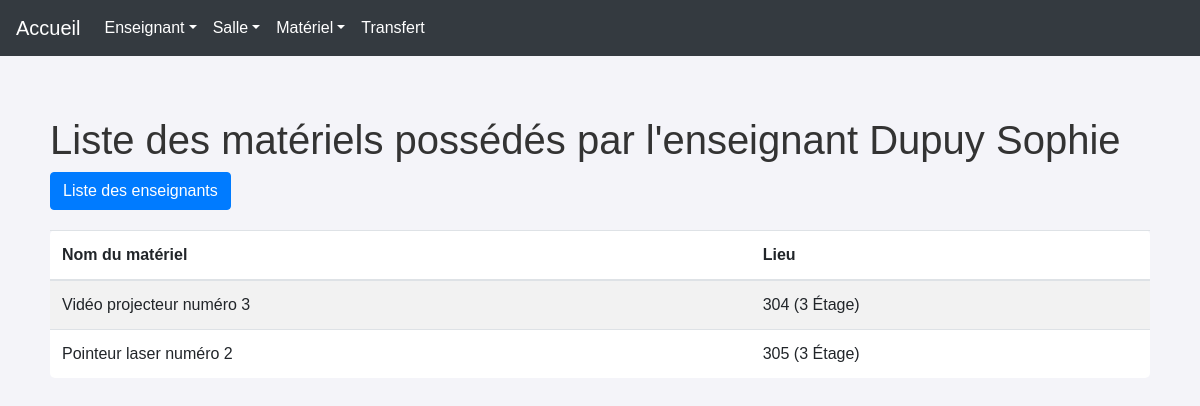
The app's page /gestion_de_materiel/enseignant/4/liste_materiels_possedes/ with its own data.
### gestion_de_materiel/models.py (models this page shows, shortened)
class Enseignant(models.Model):
    nom = models.CharField(
        max_length=50,
        blank=False,
        null=True,
        default='aucun'
    )
    prenom = models.CharField(
        max_length=50,
        blank=False,
        null=True,
        default='aucun'
    )

class Materiel(models.Model):
    nom = models.CharField(
        max_length=100,
        blank=False,
        null=True,
        default=''
    )
    budget = models.CharField(
        max_length=100,
        blank=False,
        null=True,
        default=''
    )
    proprietaire = models.ForeignKey(
        Enseignant,
        on_delete=models.CASCADE,
        null=True,
        related_name='materiels_possedes'
    )
    lieu = models.ForeignKey(
        Salle,
        on_delete=models.CASCADE,
        null=True
    )
    possesseur = models.ForeignKey(
        Enseignant,
        on_delete=models.CASCADE,
        null=True,
        blank=True,
        related_name='materiels_en_possession'
    )

class Salle(models.Model):
    nom = models.CharField(
        max_length=50,
        blank=False,
        null=True,
        default='aucun'
    )
    etage = models.CharField(
        max_length=50,
        blank=False,
        null=True,
        default='aucun'
    )
    def __str__(self):
        if self.etage.lower() == "rez-de-chaussée":
            return f"{self.nom} ({self.etage})"
        else:
            return f"{self.nom} ({self.etage} Étage)"

### gestion_de_materiel/views.py (the view)
# urls.py: path('gestion_de_materiel/enseignant/<int:enseignant_id>/liste_materiels_possedes/', views.liste_materiels_possedes, name='liste_materiels_possedes'),
def liste_materiels_possedes(request, enseignant_id):
    enseignant = Enseignant.objects.get(id=enseignant_id)
    materiels = Materiel.objects.filter(Q(possesseur__nom__icontains=enseignant.nom) & Q(possesseur__prenom__icontains=enseignant.prenom))
    context = {
        'enseignant': enseignant,
        'materiels': materiels,
    }
    return render(request, 'gestion_de_materiel/enseignant/liste_materiels_possedes.html', context)

### templates/gestion_de_materiel/enseignant/liste_materiels_possedes.html (shortened to what this page needs)
<!DOCTYPE html>
<html>
<head>
    <link rel="stylesheet" href="https://stackpath.bootstrapcdn.com/bootstrap/4.5.0/css/bootstrap.min.css">
</head>
<body>
    {% include 'gestion_de_materiel/includes/entete.html' %}
    <div class="container content">
        <h1>Liste des matériels possédés par l'enseignant {{ enseignant.nom }} {{ enseignant.prenom }}</h1>
        <a href="{% url 'liste_enseignants' %}" class="btn btn-primary">Liste des enseignants</a>
        <table class="table table-striped">
            <thead>
                <tr>
                    <th>Nom du matériel</th>
                    <th>Lieu</th>
                </tr>
            </thead>
            <tbody>
                {% for materiel in materiels %}
                    <tr>
                        <td>{{ materiel.nom }}</td>
                        <td>{{ materiel.lieu }}</td>
                    </tr>
                {% empty %}
                    <tr>
                        <td colspan="2">Aucun matériel trouvé.</td>
                    </tr>
                {% endfor %}
            </tbody>
        </table>
    </div>
</body>
</html>

### templates/gestion_de_materiel/enseignant/liste_materiels_possedes.html (style rules this page uses)
body { font-family: Arial, sans-serif; background-color: #f4f4f9; color: #333; }
.content { padding: 20px; }
.table { background-color: #fff; border-radius: 5px; margin-top: 20px; }
.btn-primary { background-color: #007bff; border: none; }

### templates/gestion_de_materiel/includes/entete.html (style rules this page uses)
body { font-family: Arial, sans-serif; background-color: #f4f4f9; color: #333; }
.content { padding: 20px; }

### records on screen
Enseignant: nom "Dupuy", prenom "Sophie"
Materiel: nom "Vidéo projecteur numéro 3", lieu "304 (3 Étage)"
Materiel: nom "Pointeur laser numéro 2", lieu "305 (3 Étage)"
